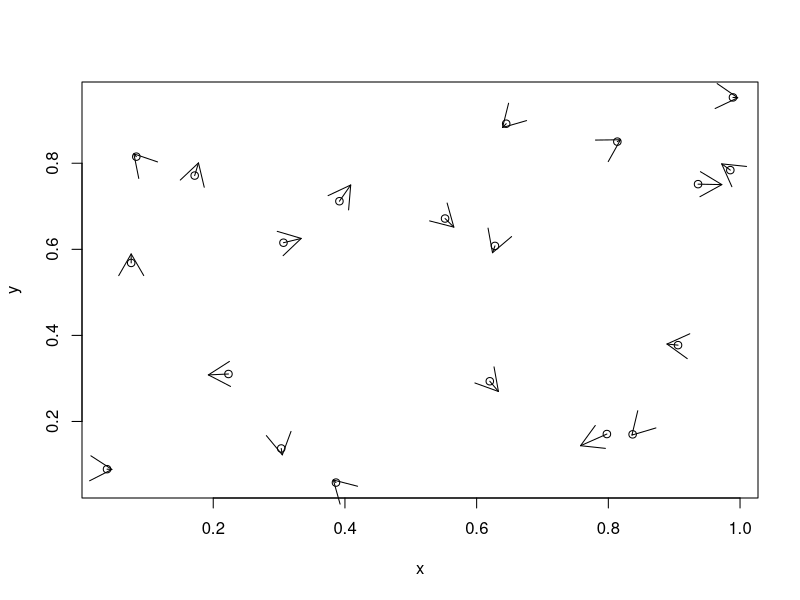
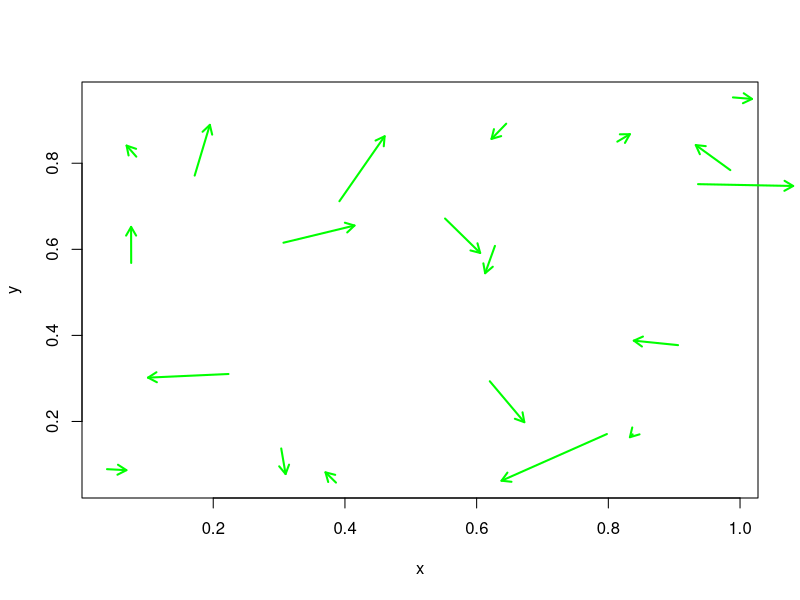

The R source for these figures, in order:
library(fields)


### Name: arrow.plot
### Title: Adds arrows to a plot
### Aliases: arrow.plot
### Keywords: aplot

### ** Examples

#
# 20 random directions at 20 random points

x<- runif( 20)
y<- runif( 20)
u<- rnorm( 20)
v<- rnorm( 20)
plot( x,y)
arrow.plot( x,y,u,v) # a default that is unattractive 

plot( x,y, type="n")
arrow.plot( x,y,u,v, arrow.ex=.2, length=.1, col='green', lwd=2) 
# thicker lines in green, smaller heads and longer tails. Note length, col and lwd are
# options that the arrows function itself knows about. 
  
